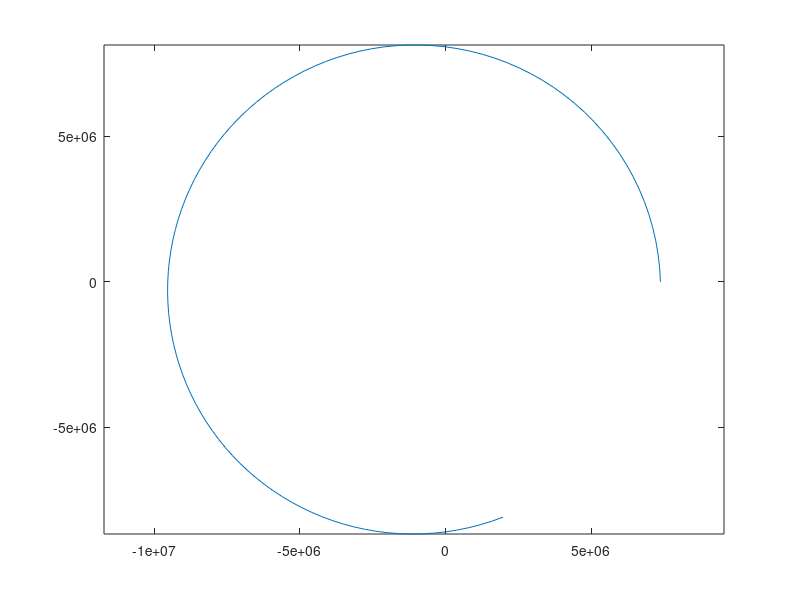

Here is the MATLAB script that generated this plot:
% Constants
G = 6.674e-11;      % Gravitational constant
M = 5.97e24;        % Mass of Earth
R = 6378.137e3;     % Radius of Earth

% Initial conditions
x0 = R + 1000e3;    % Initial x position (m)
y0 = 0;             % Initial y position (m)
vx0 = 0;            % Initial x velocity (m/s)
vy0 = 7.8e3;        % Initial y velocity (m/s)

% Simulation parameters
t0 = 0;             % Initial time (s)
tf = 2*pi*sqrt(x0^3/(G*M));   % Final time (s)
dt = 60;            % Time step (s)

% Preallocate matrix
n = ceil((tf-t0)/dt) + 1;
state = zeros(n,4);

% Set initial state
state(1,:) = [x0 y0 vx0 vy0];

% Numerical integration with Implicit Euler method
for i = 1:n-1
    % Calculate acceleration
    r = norm(state(i,1:2));
    a = -G*M/r^3 * state(i,1:2);

    % Update velocity and position
    state(i+1,3:4) = state(i,3:4) + a*dt;
    state(i+1,1:2) = state(i,1:2) + state(i+1,3:4)*dt;
end

% Plot the orbit
figure
plot(state(:,1),state(:,2))
axis equal

